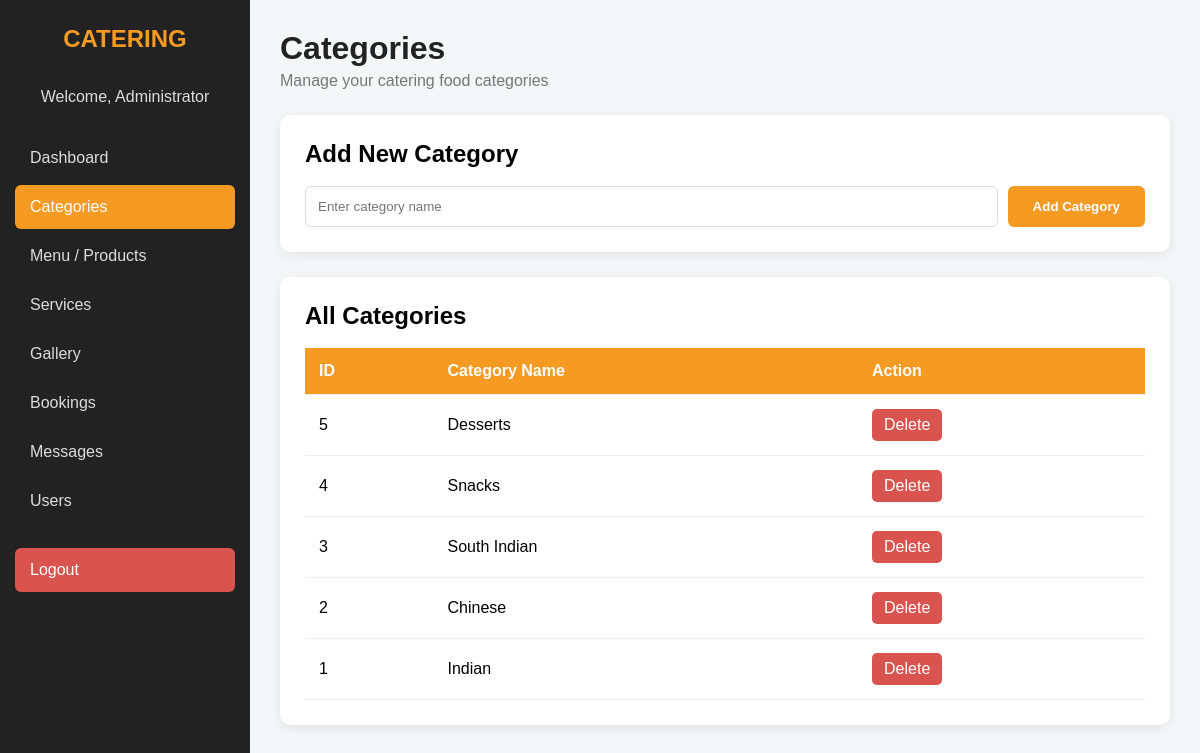
Screenshot of /admin/categories.php (signed in) with the database file from the repository.
### tables this page shows
CREATE TABLE `categories` (
  `id` INT UNSIGNED NOT NULL AUTO_INCREMENT,
  `name` VARCHAR(100) NOT NULL,
  `created_at` TIMESTAMP NOT NULL DEFAULT CURRENT_TIMESTAMP,
  PRIMARY KEY (`id`),
  UNIQUE KEY `uq_categories_name` (`name`)
);

### admin/categories.php (the view, shortened to what this page needs)
<?php
include "../db.php";
$categories = $conn->query(
    "SELECT * FROM categories ORDER BY id DESC"
);
?>
<!DOCTYPE html>
<html lang="en">
<head>
</head>
<body>
<aside class="sidebar">
    <div class="logo">
        CATERING
    </div>
    <div class="admin-name">
        Welcome, <?php echo htmlspecialchars($_SESSION['admin_name']); ?>
    </div>
    <div class="menu">
        <a href="dashboard.php">
            Dashboard
        </a>
        <a href="categories.php" class="active">
            Categories
        </a>
        <a href="products.php">
            Menu / Products
        </a>
        <a href="services.php">
            Services
        </a>
        <a href="gallery.php">
            Gallery
        </a>
        <a href="bookings.php">
            Bookings
        </a>
        <a href="messages.php">
            Messages
        </a>
        <a href="users.php">
            Users
        </a>
        <a href="logout.php" class="logout">
            Logout
        </a>
    </div>
</aside>
<main class="main">
    <div class="topbar">
        <h1>Categories</h1>
        <p>
            Manage your catering food categories
        </p>
    </div>
    <div class="form-box">
        <h2>Add New Category</h2>
        <form method="POST" class="form">
            <input
                type="text"
                name="name"
                placeholder="Enter category name"
                required
            >
            <button type="submit" name="add_category">
                Add Category
            </button>
        </form>
    </div>
    <div class="table-box">
        <h2>All Categories</h2>
        <br>
        <table>
            <thead>
                <tr>
                    <th>ID</th>
                    <th>Category Name</th>
                    <th>Action</th>
                </tr>
            </thead>
            <tbody>
            <?php if ($categories->num_rows > 0): ?>
                <?php while ($row = $categories->fetch_assoc()): ?>
                    <tr>
                        <td>
                            <?php echo $row['id']; ?>
                        </td>
                        <td>
                            <?php echo htmlspecialchars($row['name']); ?>
                        </td>
                        <td>
                            <a
                                class="delete"
                                href="categories.php?delete=<?php echo $row['id']; ?>"
                                onclick="return confirm('Are you sure you want to delete this category?');"
                            >
                                Delete
                            </a>
                        </td>
                    </tr>
                <?php endwhile; ?>
            <?php endif; ?>
            </tbody>
        </table>
    </div>
</main>
</body>
</html>

### admin/categories.php (style rules this page uses)
* { margin: 0; padding: 0; box-sizing: border-box; font-family: Arial, sans-serif; }
body { background: #f5f6f8; }
.sidebar { position: fixed; left: 0; top: 0; width: 250px; height: 100vh; background: #222; color: white; padding: 25px 15px; }
.logo { text-align: center; font-size: 24px; font-weight: bold; color: #f59a23; margin-bottom: 35px; }
.admin-name { text-align: center; color: #ddd; margin-bottom: 30px; }
.menu a { display: block; text-decoration: none; color: #ddd; padding: 13px 15px; margin-bottom: 5px; border-radius: 6px; }
.menu a:hover, .menu a.active { background: #f59a23; color: white; }
.logout { margin-top: 25px; background: #d9534f !important; color: white !important; }
.main { margin-left: 250px; padding: 30px; }
.topbar { margin-bottom: 25px; }
.topbar h1 { color: #222; }
.topbar p { color: #777; margin-top: 5px; }
.form-box { background: white; padding: 25px; border-radius: 10px; margin-bottom: 25px; box-shadow: 0 3px 12px rgba(0,0,0,0.08); }
.form-box h2 { margin-bottom: 18px; }
.form { display: flex; gap: 10px; }
.form input { flex: 1; padding: 12px; border: 1px solid #ddd; border-radius: 6px; outline: none; }
.form button { padding: 12px 25px; border: none; border-radius: 6px; background: #f59a23; color: white; font-weight: bold; cursor: pointer; }
.table-box { background: white; padding: 25px; border-radius: 10px; box-shadow: 0 3px 12px rgba(0,0,0,0.08); }
table { width: 100%; border-collapse: collapse; }
th, td { padding: 14px; text-align: left; border-bottom: 1px solid #eee; }
th { background: #f59a23; color: white; }
.delete { display: inline-block; padding: 7px 12px; background: #d9534f; color: white; text-decoration: none; border-radius: 5px; }

### rows the page displays
categories: id "5", name "Desserts"
categories: id "4", name "Snacks"
categories: id "3", name "South Indian"
categories: id "2", name "Chinese"
categories: id "1", name "Indian"

### other values shown
$_SESSION['admin_name'] "Administrator"
